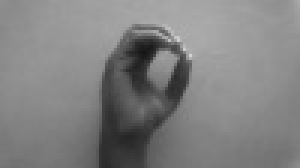
#> input picture Sign_digit/dataset/images/0/zero_1028.jpg, 100 x 56 px (shown 3 times larger); its folder holds only this picture in this run
$ python loading_data.py
#> lines starting #> are read from the running program, lines starting #| are printed output that depends on the picture
import joblib
import cv2
import os
from random import randint
import numpy as np


def check_folder(destination_folder):
#> called with destination_folder = '../dataset'
    subfolders = ['raw', 'flip', 'negative', 'resize', 'rotate']
    for subfolder in subfolders:
        subfolder_path = os.path.join(destination_folder, subfolder)
        if not os.path.exists(subfolder_path):
            os.makedirs(subfolder_path)
            print(f"Created folder: {subfolder_path}")

def check_and_create_subfolders(folder, folder_index):
#> called with folder = '../dataset', folder_index = 0
    subfolders = ['raw', 'flip', 'negative', 'resize', 'rotate']
    for subfolder in subfolders:
        subfolder_path = os.path.join(folder, subfolder)
        folder_index_path = os.path.join(subfolder_path, f"{folder_index}")
        if not os.path.exists(folder_index_path):
            os.makedirs(folder_index_path)
            print(f"Tạo thư mục {folder_index_path}")


def process_data(source_folder, destination_folder):
    print(f"\n\nWorking on folder {destination_folder}")
    check_folder(destination_folder)

    print("Processing image data ...")

    folder_index = 0
    raw_list = []
    flip_list = []
    negative_list = []
    resize_list = []
    rotate_list = []
    label = []

    label_name = []
    dog_name = []

    for root, dirs, _ in os.walk(source_folder):
        for directory in dirs:
            # if folder_index == 21:
            #     break
            print(f"\nLoading on folder {directory}, {folder_index} ...")

            check_and_create_subfolders(destination_folder, folder_index)

            label_name.append(folder_index)
            dog_name.append(directory.split("-")[-1])

            for _, _, files in os.walk(os.path.join(source_folder, directory)):
                file_index = 1
                for file in files:
                    image_path = os.path.join(source_folder, directory, file)
                    image = cv2.imread(image_path)
#> image is the input picture: shape (56, 100, 3); min 21, max 210, mean 129.1

                    #　Save to raw folder
                    raw_folder = os.path.join(destination_folder, "raw", str(folder_index))
                    raw_image_path = os.path.join(raw_folder, f"{file_index}.jpg")
                    cv2.imwrite(raw_image_path, image)
                    raw_list.append(image)

                    # Save to flip folder
                    flip_folder = os.path.join(destination_folder, "flip", str(folder_index))
                    flipped_image = cv2.flip(image, 1)
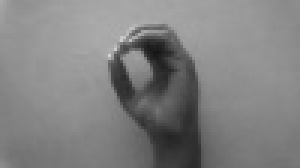
#> flipped_image: shape (56, 100, 3) (shown 3 times larger); min 21, max 210, mean 129.1
                    flip_image_path = os.path.join(flip_folder, f"{file_index}.jpg")
                    if file_index > 1000:
                        flipped_image = image
                    cv2.imwrite(flip_image_path, flipped_image)
                    flip_list.append(flipped_image)

                    # Save to negative folder
                    negative_folder = os.path.join(destination_folder, "negative", str(folder_index))
                    negative_image = cv2.bitwise_not(image)
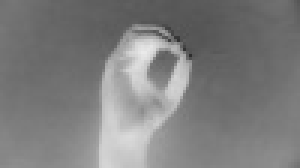
#> negative_image: shape (56, 100, 3) (shown 3 times larger); min 45, max 234, mean 125.9
                    negative_image_path = os.path.join(negative_folder, f"{file_index}.jpg")
                    cv2.imwrite(negative_image_path, negative_image)
                    negative_list.append(negative_image)

                    # Save to resize folder
                    resize_folder = os.path.join(destination_folder, "resize", str(folder_index))
                    scale_factor_x = np.random.uniform(0.5, 1.5)
                    scale_factor_y = np.random.uniform(0.5, 1.5)
                    resized_image = cv2.resize(image, None, fx=scale_factor_x, fy=scale_factor_y)
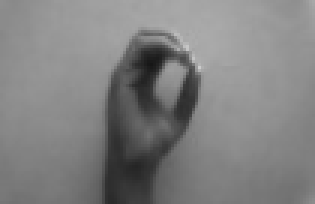
#> resized_image: shape (68, 105, 3) (shown 3 times larger); min 22, max 204, mean 129
                    resize_image_path = os.path.join(resize_folder, f"{file_index}.jpg")
                    cv2.imwrite(resize_image_path, resized_image)
                    resize_list.append(resized_image)

                    # # Save to rotate folder
                    rotate_folder = os.path.join(destination_folder, "rotate", str(folder_index))
                    angle = randint(-180, 180)
                    rows, cols = image.shape[:2]
#> rows = 56; cols = 100
                    rotation_matrix = cv2.getRotationMatrix2D((cols / 2, rows / 2), angle, 1)
                    rotated_image = cv2.warpAffine(image, rotation_matrix, (cols, rows))
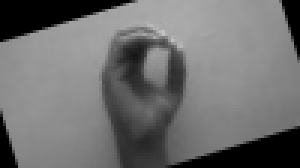
#> rotated_image: shape (56, 100, 3) (shown 3 times larger); min 0, max 196, mean 110.8
                    rotate_image_path = os.path.join(rotate_folder, f"{file_index}.jpg")
                    cv2.imwrite(rotate_image_path, rotated_image)
                    rotate_list.append(rotated_image)


                    label.append(folder_index)
                    file_index += 1

            folder_index += 1

    process = raw_list + negative_list + resize_list + rotate_list
    print(len(label))
    print(len(raw_list))
    print(len(negative_list))
    print(len(resize_list))
    print(len(rotate_list))
    print(len(flip_list))
    print(len(process))
    # Save processed image lists
    joblib.dump(raw_list, os.path.join(destination_folder, "data", "raw_image.joblib"))
    joblib.dump(flip_list, os.path.join(destination_folder, "data", "flipped_image.joblib"))
    joblib.dump(negative_list, os.path.join(destination_folder, "data", "negative_image.joblib"))
    joblib.dump(resize_list, os.path.join(destination_folder, "data", "resized_image.joblib"))
    joblib.dump(rotate_list, os.path.join(destination_folder, "data", "rotated_image.joblib"))
    joblib.dump(process, os.path.join(destination_folder, "data", "process_image.joblib"))
    joblib.dump(label, os.path.join(destination_folder, "data", "label.joblib"))


# Đường dẫn của thư mục nguồn và thư mục đích
source_folder = "../dataset/images"
destination_folder = "../dataset"

# Xử lý dữ liệu
process_data(source_folder, destination_folder)
